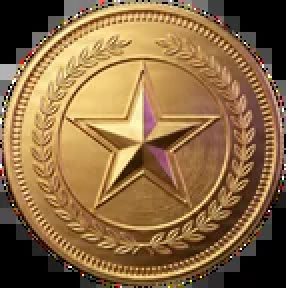
#> input picture art/coin-s.webp, 143 x 144 px (shown 2 times larger)
$ python -i art.py   (imports and definitions only)
#> lines starting #> are read from the running program, lines starting #| are printed output that depends on the picture
"""The app's art, cut from pictures Meshy made (CLAUDE.md, "Meshy, for the app's art").

    python3 tools/art.py cut DIR             # DIR/<name>/image_0.png for coin, wreath, card, emblems, emblems2 -> art/
    python3 tools/art.py sheet FRAMES NAME   # a turntable's frames (tools/spin/spin.js) -> art/spin/NAME.webp
    python3 tools/art.py check               # every picture app.js names is there; sizes

Meshy draws each object on pure black with no text. A solid object (the coin, the card, an emblem) is cut by clearing
what the black reaches from the frame's edge; a thin or glowing one (the wreath) by taking brightness as opacity.
A 3D model is never shipped: tools/spin draws it from every side, and `sheet` packs those views into one picture of
COLS x rows frames that the app steps through (liveSpin in app.js), so no 3D engine runs on a phone.
A picture's name is its version: the service worker keeps art/ for good, so a changed picture gets a new name.
"""
import glob
import json
import os
import re
import sys
from collections import deque

import numpy as np
from PIL import Image, ImageFilter, ImageStat

ROOT = os.path.join(os.path.dirname(os.path.abspath(__file__)), "..")
ART = os.path.join(ROOT, "art")
COLS = 8
# the first sheet of emblems is four by two, the second one row of four: the subject keys of SUBJ in app.js
EMBLEMS = [("emblems", 4, 2, ["math", "eng", "sci", "bible", "hist", "heb", "art", "geo"]),
           ("emblems2", 4, 1, ["civ", "midrash", "bio", "lit"])]


# [63 lines left out: functions save, glow_cut, solid_cut, hole, not called in this run]


def cut(src):
    one = lambda name: os.path.join(src, name, "image_0.png")
    print("cut from", src)
    # the vault's small coins; a ceremony's coin is the 3D one (art/spin/coin.webp)
    save(solid_cut(one("coin"), 144), "coin-s.webp", 86)
    wreath = save(glow_cut(one("wreath"), 600), "wreath.webp", 84)
    print("  wreath's hole (cx, cy, r, height; shares of its width):", hole(wreath))
    save(solid_cut(one("card"), 760, thr=0.06), "card.webp", 86)
    for name, cols, rows, keys in EMBLEMS:
        W, H = Image.open(one(name)).size
        for k, key in enumerate(keys):
            c, r = k % cols, k // cols
            box = (int(c * W / cols), int(r * H / rows), int((c + 1) * W / cols), int((r + 1) * H / rows))
            save(solid_cut(one(name), 176, thr=0.07, box=box), f"em/{key}.webp", 86)


# [98 lines left out: functions sheet, check, not called in this run]


# [10 lines not run here, left out]

>>> import cv2
>>> picture = cv2.imread('../art/coin-s.webp', cv2.IMREAD_GRAYSCALE)
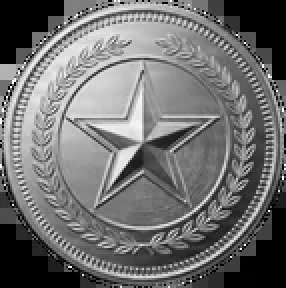
#> picture: shape (144, 143) (shown 2 times larger); min 0, max 254, mean 111.5
>>> result = cut(picture)
#> (printed output is left out)
#> (the run stopped early here; a loop or call above may not have finished)

$ run again, on art/spin/coin.webp
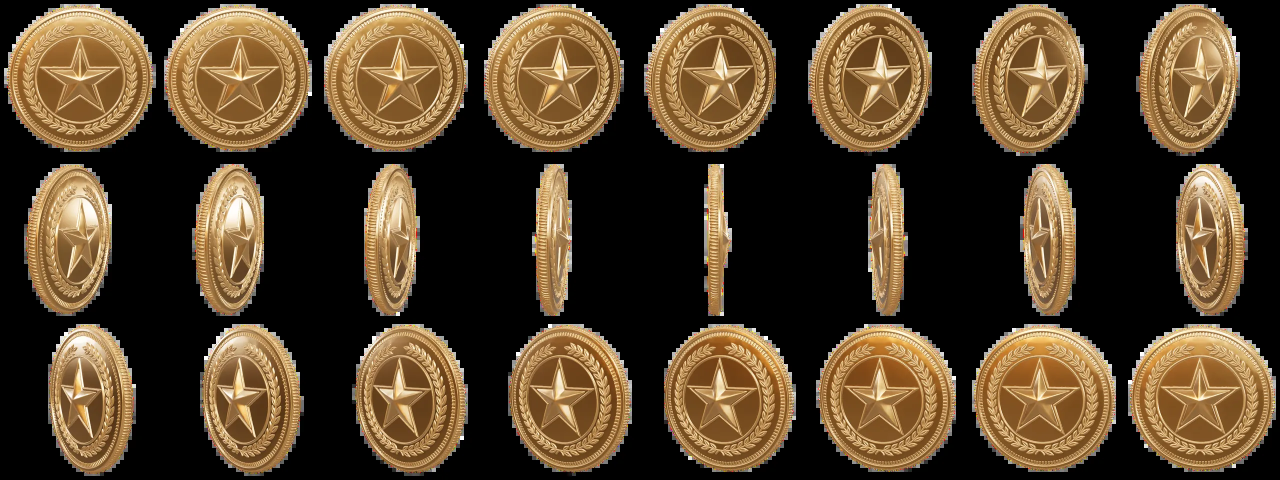
#> input picture art/spin/coin.webp, 2560 x 960 px (shown at 1/2 size)
#> `picture = cv2.imread('../art/coin-s.webp', cv2.IMREAD_GRAYSCALE)`:
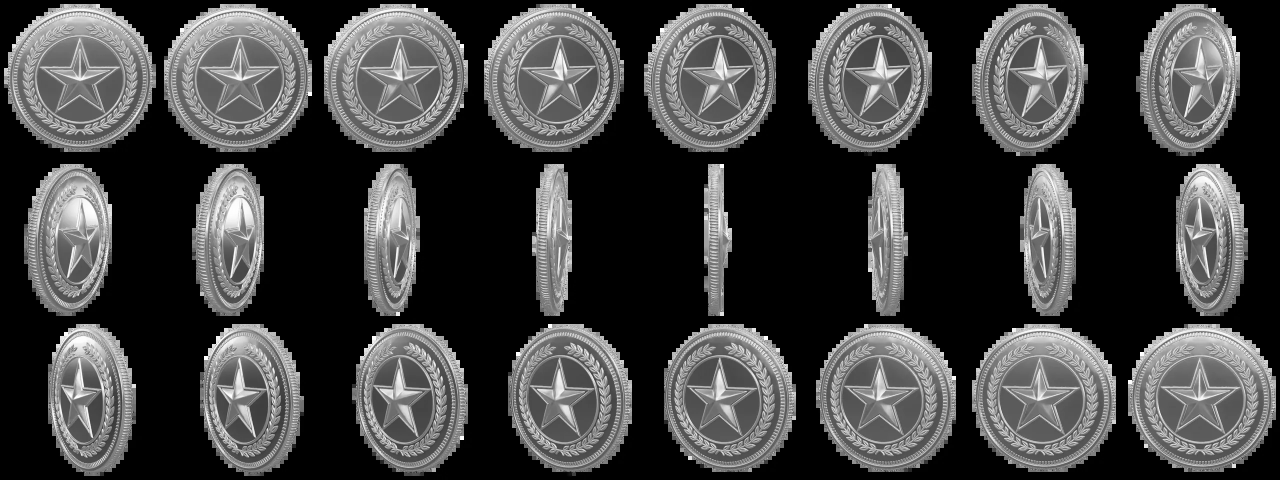
#> picture: shape (960, 2560) (shown at 1/2 size); min 0, max 255, mean 66.9
#> (printed output is left out)
